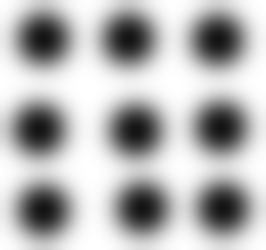
#> input picture src/SHSlib/1.png, 266 x 250 px
$ python '#1_pngs_analyses.py'
#> lines starting #> are read from the running program, lines starting #| are printed output that depends on the picture; after the words box and inside, x2 and y2 are one past the last pixel; in counts of white or black regions, pixels touching at a corner belong together
### src/SHSlib/analyses.py
import numpy as np
from PIL import Image
from skimage import measure, feature, segmentation, color, morphology
import matplotlib.pyplot as plt

def getSeperation(img_ori,invert=False):
    # load images as grayscale

    if invert == True:
        img_ori = img_ori*-1 +np.max(img_ori)

    # Edge detection **1.2
    img_can = feature.canny(img_ori**1.2,1,low_threshold=.1, high_threshold=30)

    #img_open = morphology.dilation(img_can,morphology.disk(1))
    img_open = img_can

    # Element seperation
    segments = segmentation.watershed(img_open)

    # labeling of elements (maybe unnecessary)
    label = measure.label(segments)
    # expension doesn't work, i guess
    sections = segmentation.expand_labels(label, distance=30)

    return sections#, img_ori

# [31 lines left out: functions getMomentum, getPartner, not called in this run]

### src/SHSlib/#1_pngs_analyses.py
#%%
import numpy as np
import matplotlib.pyplot as plt
from PIL import Image
from skimage import measure, feature, segmentation, color, morphology
from scipy import integrate
import time

# costum functions
from analyses import getSeperation, getMomentum
from simulation import Shak

#%%

img_1 = np.array(Image.open("1.png").convert('L'))
img_2 = np.array(Image.open("2.png").convert('L'))
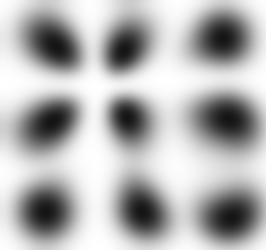
#> input picture src/SHSlib/2.png, 266 x 250 px

img_1_sep, img_1_ori = getSeperation(img_1, invert=True)
#> in getSeperation, `img_ori = img_ori*-1 +np.max(img_ori)`:
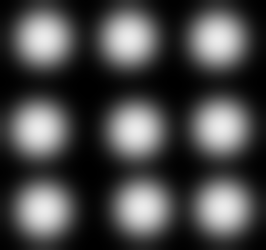
#> img_ori: shape (250, 266) int16; min 0, max 235, mean 72.8
#> in getSeperation, `img_can = feature.canny(img_ori**1.2,1,low_threshold=.1, high_threshol..`:
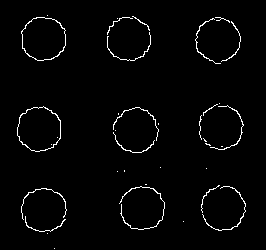
#> img_can: shape (250, 266) bool; 2.2% white in thin lines or dots, all inside (x1, y1, x2, y2) = (17, 15, 246, 249)
#> in getSeperation, `segments = segmentation.watershed(img_open)`:
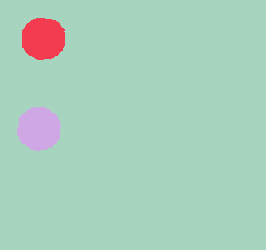
#> segments: shape (250, 266) int32; 3 distinct labels, from 1 to 3; one colour per label, 0 black
#> in getSeperation, `label = measure.label(segments)`: label: shape (250, 266) int64; 3 distinct labels, from 1 to 3
#> (the run stopped early here; a loop or call above may not have finished)
